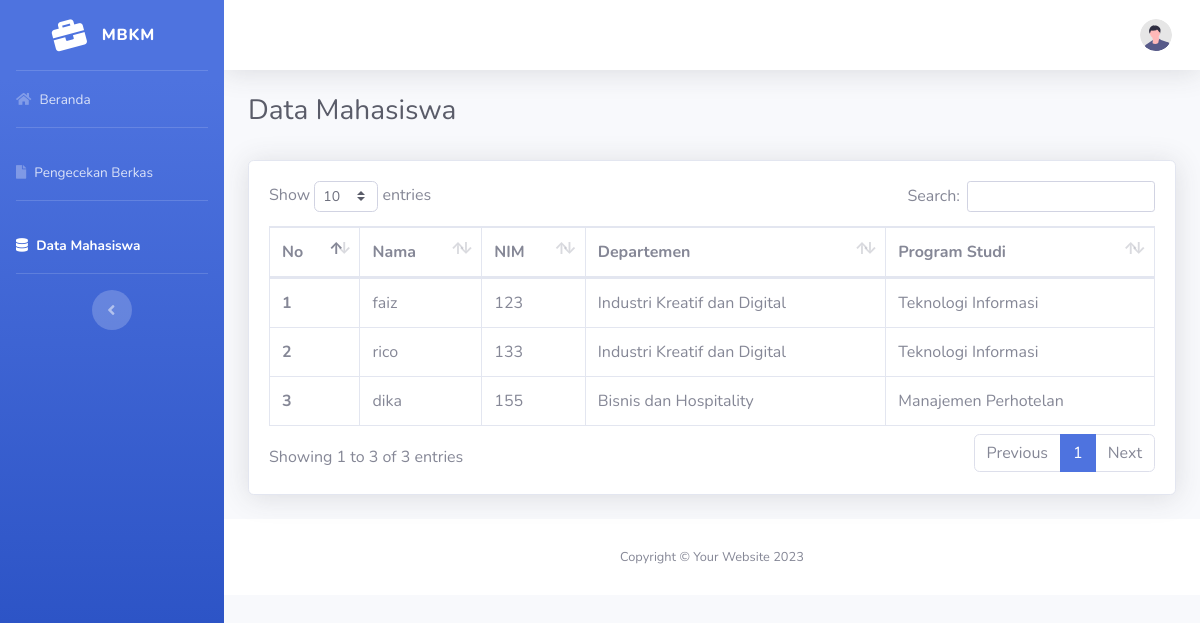
/datamahasiswa.php, run on the app's committed database.
### tables this page shows
CREATE TABLE `tbl_data` (
  `id` int(11) NOT NULL,
  `nama` varchar(100) NOT NULL,
  `nim` varchar(20) NOT NULL,
  `departemen` varchar(100) NOT NULL,
  `program_studi` varchar(100) NOT NULL
);

### datamahasiswa.php (the view, shortened to what this page needs)
<?php
require_once "koneksi.php";
$sql = "SELECT * FROM tbl_data";
$result = $conn->query($sql);
?>
<!DOCTYPE html>
<html lang="en">
<head>
    <link href="vendor/fontawesome-free/css/all.min.css" rel="stylesheet" type="text/css">
    <link href="css/sb-admin-2.min.css" rel="stylesheet">
    <link href="vendor/datatables/dataTables.bootstrap4.min.css" rel="stylesheet">
</head>
<body id="page-top">
    <div id="wrapper">
        <ul class="navbar-nav bg-gradient-primary sidebar sidebar-dark accordion" id="accordionSidebar">
            <a class="sidebar-brand d-flex align-items-center justify-content-center" href="admin.php">
                <div class="sidebar-brand-icon rotate-n-15">
                    <i class="fas fa-briefcase"></i>
                </div>
                <div class="sidebar-brand-text mx-3">MBKM </div>
            </a>
            <hr class="sidebar-divider my-0">
            <li class="nav-item">
                <a class="nav-link" href="admin.php">
                    <i class="fas fa-home"></i>
                    <span>Beranda</span></a>
            </li>
            <hr class="sidebar-divider">
            <li class="nav-item">
                <a class="nav-link" href="cekberkas.php">
                    <i class="fas fa-file"></i>
                    <span>Pengecekan Berkas</span></a>
            </li>
            <hr class="sidebar-divider">
            <li class="nav-item active">
                <a class="nav-link" href="datamahasiswa.php">
                    <i class="fas fa-database"></i>
                    <span>Data Mahasiswa</span></a>
            </li>
            <hr class="sidebar-divider d-none d-md-block">
            <div class="text-center d-none d-md-inline">
                <button class="rounded-circle border-0" id="sidebarToggle"></button>
            </div>
        </ul>
        <div id="content-wrapper" class="d-flex flex-column">
            <div id="content">
                <nav class="navbar navbar-expand navbar-light bg-white topbar mb-4 static-top shadow">
                    <ul class="navbar-nav ml-auto">
                        <li class="nav-item dropdown no-arrow">
                            <a class="nav-link dropdown-toggle" href="#" id="userDropdown" role="button"
                                data-toggle="dropdown" aria-haspopup="true" aria-expanded="false">
                                <img class="img-profile rounded-circle"
                                    src="img/undraw_profile.svg">
                            </a>
                        </li>
                    </ul>
                </nav>
                <div class="container-fluid">
                    <div class="d-sm-flex align-items-center justify-content-between mb-4">
                        <h1 class="h3 mb-2 text-gray-800">Data Mahasiswa</h1>
                    </div>
                    <div class="card shadow mb-4">
                        <div class="card-body">
                            <div class="table-responsive">
                                <table class="table table-bordered" id="dataTable" width="100%" cellspacing="0">
                                    <thead>
                                        <tr>
                                            <th>No</th>
                                            <th>Nama</th>
                                            <th>NIM</th>
                                            <th>Departemen</th>
                                            <th>Program Studi</th>
                                        </tr>
                                    </thead>
                                    <tbody>
                                    <?php
                                    $no = 1;
                                    if ($result->num_rows > 0) {
                                        while ($row = $result->fetch_assoc()) {
                                            echo "<tr>";
                                            echo "<th scope='row'>" . $no . "</th>";
                                            echo "<td>" . $row["nama"] . "</td>";
                                            echo "<td>" . $row["nim"] . "</td>";
                                            echo "<td>" . $row["departemen"] . "</td>";
                                            echo "<td>" . $row["program_studi"] . "</td>";
                                            echo "</tr>";
                                            $no++;
                                        }
                                    } else {
                                        echo "<tr><td colspan='4'>Tidak ada data</td></tr>";
                                    }
                                    ?>
                                        </tbody>
                                    </table>
                                </div>
                            </div>
                        </div>
            </div>
            <footer class="sticky-footer bg-white">
                <div class="container my-auto">
                    <div class="copyright text-center my-auto">
                        <span>Copyright &copy; Your Website 2023</span>
                    </div>
                </div>
            </footer>
        </div>
    </div>
</body>
</html>

### data on the page
tbl_data: nama "faiz", nim "123", departemen "Industri Kreatif dan Digital", program_studi "Teknologi Informasi"
tbl_data: nama "rico", nim "133", departemen "Industri Kreatif dan Digital", program_studi "Teknologi Informasi"
tbl_data: nama "dika", nim "155", departemen "Bisnis dan Hospitality", program_studi "Manajemen Perhotelan"
